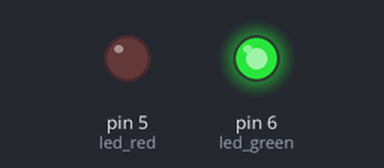
Bench run of a program on a simulated MicroPython board. On the bench: output pins drawn as LEDs (lit = HIGH). What the program prints to the serial console is not drawn. At 5.0 s the program stops and its outputs stay as they are.

Above: at 0.1 s.
At 1.1 s:
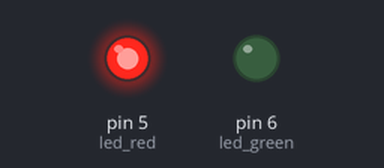
At 5.1 s:
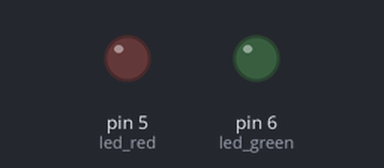
Timing chart, 0 to 6.5 s (numbered marks = the images above):
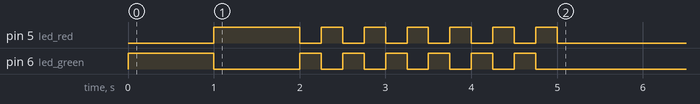

Measured:
- by itself, pin 5 (led_red): repeats every 0.50 s: LOW 0.25 s, HIGH 0.25 s, until it stays LOW from 5.0 s
- by itself, pin 6 (led_green): goes HIGH 1.0 s, LOW 1.0 s, 5 × (HIGH 0.25 s, LOW 0.25 s), HIGH 0.25 s, then LOW

The program:

blink_led.py
```python
"""
第 2 章：板载 LED 闪烁
LED5(GPIO5)=红/左, LED6(GPIO6)=绿/右, 高电平点亮
"""
from machine import Pin
import time

led_red = Pin(5, Pin.OUT, value=0)
led_green = Pin(6, Pin.OUT, value=0)

print("点亮绿灯 1s")
led_green.value(1)
time.sleep(1)
led_green.value(0)

print("点亮红灯 1s")
led_red.value(1)
time.sleep(1)
led_red.value(0)

print("红绿交替闪烁 6 次")
for _ in range(6):
    led_green.value(1)
    led_red.value(0)
    time.sleep_ms(250)
    led_green.value(0)
    led_red.value(1)
    time.sleep_ms(250)

led_red.value(0)
led_green.value(0)
print("完成")
```
